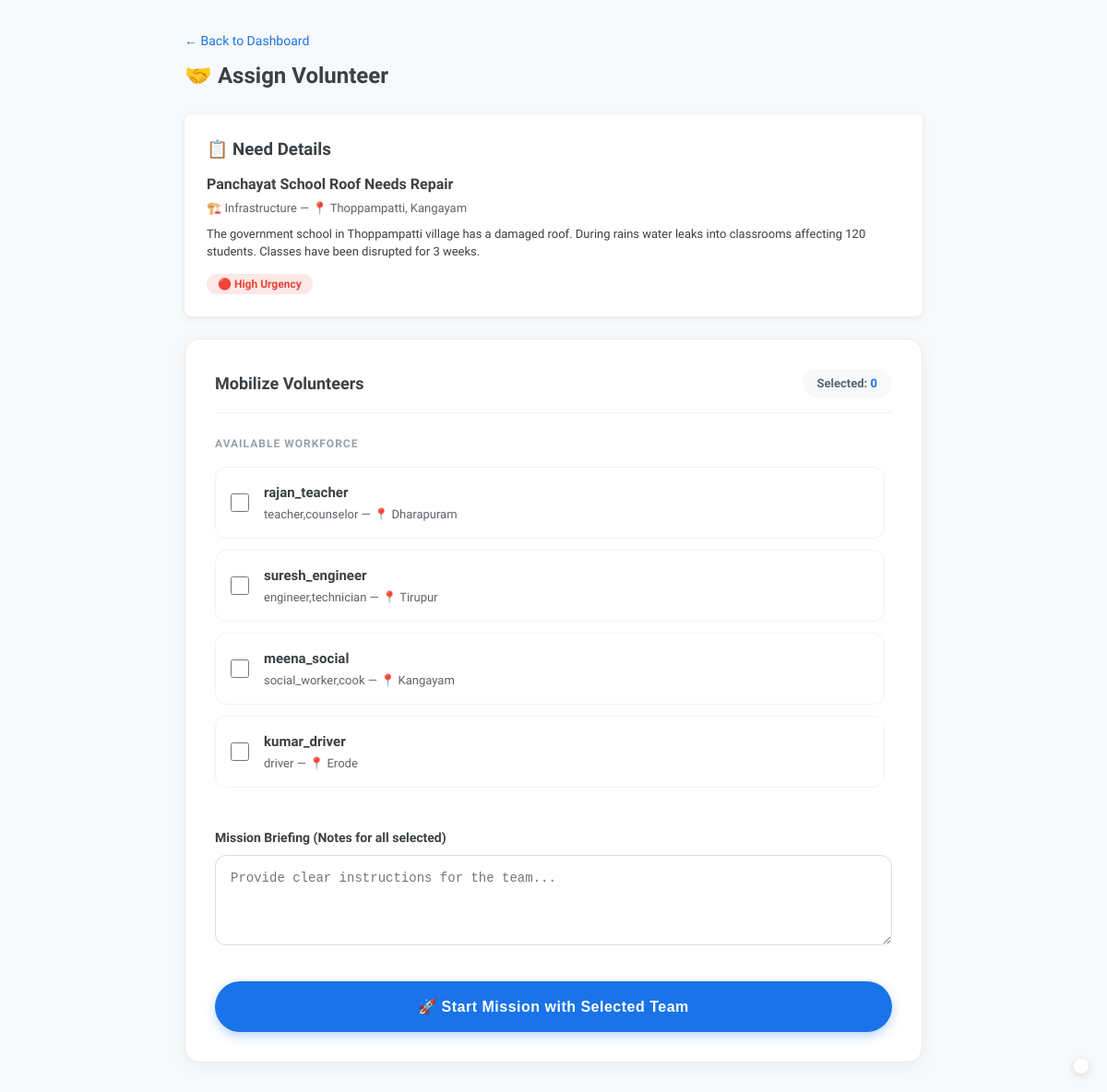
Page /needs/assign/2/ (signed in) on the committed database.
### core/models.py (models this page shows, shortened)
class NeedReport(models.Model):
    CATEGORY_CHOICES = [
        ('health', '🏥 Health & Medical'),
        ('education', '🎓 Education'),
        ('food', '🍱 Food & Nutrition'),
        ('infrastructure', '🏗️ Infrastructure'),
        ('sanitation', '🚿 Sanitation & Water'),
        ('elderly', '👵 Elderly & Disabled Care'),
        ('other', '📌 Other'),
    ]
    STATUS_CHOICES = [
        ('pending', 'Pending'),
        ('in_progress', 'In Progress'),
        ('awaiting_verification', 'Awaiting Verification'),
        ('resolved', 'Resolved'),
    ]
    URGENCY_CHOICES = [
        ('high', '🔴 High'),
        ('medium', '🟡 Medium'),
        ('low', '🟢 Low'),
        ('unscored', 'Not Scored Yet'),
    ]
    SOURCE_CHOICES = [
        ('digital', 'Digital Submission'),
        ('digitized', 'Digitized Document'),
        ('public', 'Public Report'),
    ]
    title = models.CharField(max_length=200)
    description = models.TextField()
    category = models.CharField(max_length=50, choices=CATEGORY_CHOICES)
    status = models.CharField(max_length=30, choices=STATUS_CHOICES, default='pending')
    urgency = models.CharField(max_length=20, choices=URGENCY_CHOICES, default='unscored')
    ai_recommendation = models.TextField(blank=True, default='')
    ai_scored = models.BooleanField(default=False)
    location_name = models.CharField(max_length=200)
    latitude = models.FloatField(null=True, blank=True)
    longitude = models.FloatField(null=True, blank=True)
    photo = models.ImageField(upload_to='needs/', blank=True, null=True)
    source = models.CharField(max_length=20, choices=SOURCE_CHOICES, default='digital')
    submitted_by = models.ForeignKey(
        User,
        on_delete=models.SET_NULL,
        null=True,
        blank=True,
        related_name='submitted_needs'
    )
    ngo = models.ForeignKey(
        NGO,
        on_delete=models.SET_NULL,
        null=True,
        blank=True,
        related_name='needs'
    )
    created_at = models.DateTimeField(auto_now_add=True)
    updated_at = models.DateTimeField(auto_now=True)
    class Meta:
        ordering = ['-created_at']

class VolunteerProfile(models.Model):
    SKILL_CHOICES = [
        ('doctor', 'Doctor'),
        ('nurse', 'Nurse'),
        ('teacher', 'Teacher'),
        ('engineer', 'Engineer'),
        ('driver', 'Driver'),
        ('cook', 'Cook'),
        ('counselor', 'Counselor'),
        ('technician', 'Technician'),
        ('social_worker', 'Social Worker'),
        ('other', 'Other'),
    ]
    user = models.OneToOneField(
        User,
        on_delete=models.CASCADE,
        related_name='volunteer_profile'
    )
    skills = models.CharField(max_length=500, default='')
    availability = models.BooleanField(default=True)
    location = models.CharField(max_length=200, blank=True, default='')
    latitude = models.FloatField(null=True, blank=True)
    longitude = models.FloatField(null=True, blank=True)
    tasks_completed = models.IntegerField(default=0)
    is_verified = models.BooleanField(default=False)
    joined_at = models.DateTimeField(auto_now_add=True)

class User(AbstractUser):
    role = models.CharField(
        max_length=20,
        choices=Role.choices,
        default=Role.PUBLIC
    )
    ngo = models.ForeignKey(
        NGO,
        on_delete=models.SET_NULL,
        null=True,
        blank=True,
        related_name='members'
    )
    phone = models.CharField(max_length=15, blank=True, default='')
    profile_photo = models.ImageField(
        upload_to='profiles/',
        blank=True,
        null=True
    )
    created_at = models.DateTimeField(auto_now_add=True)
    def is_ngo_manager(self):
        return self.role == Role.NGO_MANAGER

### core/views.py (the view, shortened to what this page needs)
# urls.py: path('needs/assign/<int:need_id>/', views.assign_volunteer, name='assign_volunteer'),
@login_required
def assign_volunteer(request, need_id):
    if not request.user.is_ngo_manager() and not request.user.is_superuser:
        return redirect('dashboard')
    try:
        need = NeedReport.objects.get(id=need_id)
    except NeedReport.DoesNotExist:
        return redirect('manager_dashboard')
    already_assigned = Assignment.objects.filter(need=need).values_list('volunteer_id', flat=True)
    volunteers = VolunteerProfile.objects.filter(
        user__ngo=request.user.ngo,
        availability=True
    ).exclude(user_id__in=already_assigned).select_related('user')
    ai_matches = None
    if volunteers.exists():
        result = match_volunteers(
            need.title,
            need.description,
            need.category,
            need.location_name,
            volunteers
        )
        ai_matches = result.get('matches', [])
        ai_recommendation = result.get('recommendation', '')
    else:
        ai_recommendation = 'No available volunteers found.'
    return render(request, 'assignments/assign.html', {
        'need': need,
        'volunteers': volunteers,
        'ai_matches': ai_matches,
        'ai_recommendation': ai_recommendation,
    })

### core/context_processors.py (called while the page is built)
def google_maps_key(request):
    return {
        'GOOGLE_MAPS_API_KEY': settings.GOOGLE_MAPS_API_KEY
    }

### core/templates/assignments/assign.html (shortened to what this page needs)
{% extends 'base.html' %}
{% block content %}
<div style="min-height:100vh; background:#f8f9fa; padding:32px 20px;">
    <div style="max-width:800px; margin:0 auto;">
        <div style="margin-bottom:24px;">
            <a href="/dashboard/manager/" style="color:#1a73e8; text-decoration:none; font-size:14px;">← Back to Dashboard</a>
            <h1 style="color:#3c4043; font-size:24px; margin-top:8px;">🤝 Assign Volunteer</h1>
        </div>
        <div style="background:white; padding:24px; border-radius:8px; box-shadow:0 2px 8px rgba(0,0,0,0.08); margin-bottom:24px;">
            <h3 style="color:#3c4043; margin-bottom:12px;">📋 Need Details</h3>
            <p style="font-size:16px; font-weight:600; color:#3c4043;">{{ need.title }}</p>
            <p style="font-size:13px; color:#5f6368; margin-top:4px;">{{ need.get_category_display }} — 📍 {{ need.location_name }}</p>
            <p style="font-size:13px; color:#3c4043; margin-top:8px;">{{ need.description }}</p>
            <div style="margin-top:12px;">
                {% if need.urgency == 'high' %}
                <span style="background:#fce8e6; color:#ea4335; padding:4px 12px; border-radius:12px; font-size:12px; font-weight:600;">🔴 High Urgency</span>
                {% elif need.urgency == 'medium' %}
                <span style="background:#fef7e0; color:#f29900; padding:4px 12px; border-radius:12px; font-size:12px; font-weight:600;">🟡 Medium Urgency</span>
                {% else %}
                <span style="background:#e6f4ea; color:#34a853; padding:4px 12px; border-radius:12px; font-size:12px; font-weight:600;">🟢 Low Urgency</span>
                {% endif %}
            </div>
        </div>
        <div style="background:white; padding:32px; border-radius:16px; box-shadow:0 4px 20px rgba(0,0,0,0.05); border: 1px solid #e8eaed;">
            <div style="display: flex; justify-content: space-between; align-items: center; margin-bottom: 24px; border-bottom: 1px solid #f1f3f4; padding-bottom: 16px;">
                <h3 style="color:#3c4043; font-size:18px; font-weight: 700;">Mobilize Volunteers</h3>
                <div style="background: #f8f9fa; padding: 6px 16px; border-radius: 20px; font-size: 13px; font-weight: 600; color: #5f6368;">
                    Selected: <span id="selection-count" style="color: var(--primary-blue);">0</span>
                </div>
            </div>
            <form method="POST">
                <div style="margin-bottom: 32px; max-height: 400px; overflow-y: auto; padding-right: 8px;">
                    <p style="font-size: 12px; text-transform: uppercase; letter-spacing: 1px; color: #9aa0a6; font-weight: 700; margin-bottom: 16px;">Available Workforce</p>
                    {% for vol in volunteers %}
                    <label style="display: flex; align-items: center; gap: 16px; padding: 16px; border: 1px solid #f1f3f4; border-radius: 12px; margin-bottom: 12px; cursor: pointer; transition: all 0.2s;" class="vol-item">
                        <input type="checkbox" name="volunteer_ids" value="{{ vol.user.id }}"
                               style="width: 20px; height: 20px; cursor: pointer;"
                               onchange="updateUI()">
                        <div style="flex: 1;">
                            <p style="font-weight: 700; color: #3c4043; font-size: 15px;">{{ vol.user.username }}</p>
                            <p style="font-size: 13px; color: #5f6368; margin-top: 2px;">{{ vol.skills }} — 📍 {{ vol.location }}</p>
                        </div>
                    </label>
                    {% empty %}
                    <p style="text-align: center; color: #5f6368; padding: 40px;">No available volunteers currently match this NGO.</p>
                    {% endfor %}
                </div>
                <div style="margin-bottom:32px;">
                    <label style="display:block; font-weight:700; margin-bottom:8px; color:#3c4043; font-size: 14px;">Mission Briefing (Notes for all selected)</label>
                    <textarea name="notes" rows="4" required
                        style="width:100%; padding:16px; border:1px solid #dadce0; border-radius:12px; font-size:14px; outline: none; transition: border-color 0.2s;"
                        placeholder="Provide clear instructions for the team..."></textarea>
                </div>
                <button type="submit" class="btn-primary" style="width: 100%; padding: 18px; border-radius: 40px; font-size: 16px; font-weight: 700; letter-spacing: 0.5px; box-shadow: 0 4px 12px rgba(26,115,232,0.3);">
                    🚀 Start Mission with Selected Team
                </button>
            </form>
        </div>
    </div>
</div>
{% endblock %}

### core/templates/base.html (style rules this page uses)
:root { --primary-blue: #1a73e8; --primary-red: #ea4335; --primary-yellow: #fbbc04; --primary-green: #34a853; --surface: #ffffff; --background: #f8f9fa; --text-primary: #202124; --text-secondary: #5f6368; --shadow: 0 1px 3px rgba(0,0,0,0.12), 0 1px 2px rgba(0,0,0,0.24); --shadow-hover: 0 10px 20px rgba(0,0,0,0.19), 0 6px 6px rgba(0,0,0,0.23); }
* { margin: 0; padding: 0; box-sizing: border-box; }
body { font-family: 'Google Sans', 'Roboto', sans-serif; background: var(--background); color: var(--text-primary); line-height: 1.5; -webkit-font-smoothing: antialiased; }
.btn-primary { background: var(--primary-blue); color: white; border: none; border-radius: 24px; padding: 12px 32px; font-size: 14px; font-weight: 600; cursor: pointer; transition: all 0.2s; box-shadow: 0 1px 2px 0 rgba(60,64,67,0.3), 0 1px 3px 1px rgba(60,64,67,0.15); }

### rows in the picture
NeedReport: title "Panchayat School Roof Needs Repair", category "🏗️ Infrastructure", location_name "Thoppampatti, Kangayam", description "The government school in Thoppampatti village has a damaged roof. During rains water leaks into classrooms affecting 120 students. Classes have been disrupted for 3 weeks."
VolunteerProfile: user.username "rajan_teacher", skills "teacher,counselor", location "Dharapuram"
VolunteerProfile: user.username "suresh_engineer", skills "engineer,technician", location "Tirupur"
VolunteerProfile: user.username "meena_social", skills "social_worker,cook", location "Kangayam"
VolunteerProfile: user.username "kumar_driver", skills "driver", location "Erode"
